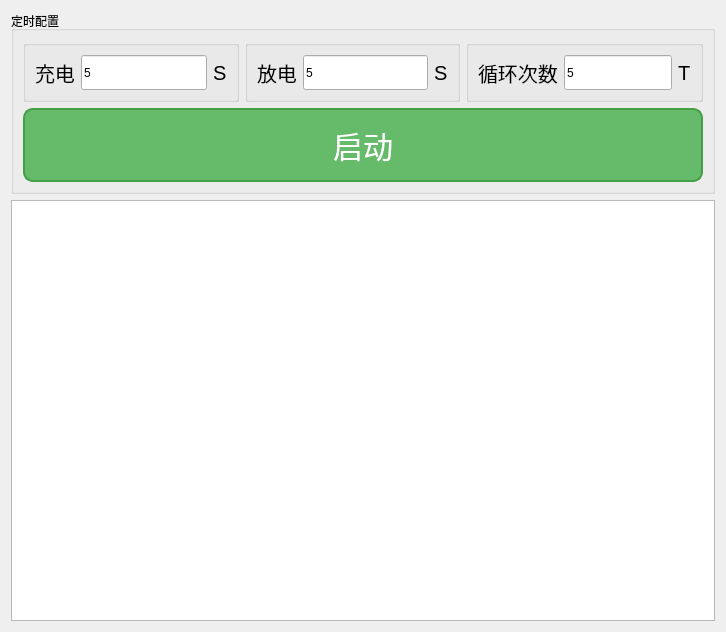
<?xml version="1.0" encoding="UTF-8"?>
<ui version="4.0">
 <class>TFormCDTest</class>
 <widget class="QWidget" name="TFormCDTest">
  <property name="geometry">
   <rect>
    <x>0</x>
    <y>0</y>
    <width>726</width>
    <height>632</height>
   </rect>
  </property>
  <property name="windowTitle">
   <string>定时充放电</string>
  </property>
  <layout class="QVBoxLayout" name="verticalLayout_2">
   <item>
    <widget class="QGroupBox" name="groupBox">
     <property name="title">
      <string>定时配置</string>
     </property>
     <layout class="QVBoxLayout" name="verticalLayout">
      <item>
       <layout class="QHBoxLayout" name="horizontalLayout_4">
        <item>
         <widget class="QGroupBox" name="groupBox_2">
          <property name="title">
           <string/>
          </property>
          <layout class="QHBoxLayout" name="horizontalLayout">
           <item>
            <widget class="QLabel" name="label">
             <property name="font">
              <font>
               <pointsize>15</pointsize>
              </font>
             </property>
             <property name="text">
              <string>充电</string>
             </property>
            </widget>
           </item>
           <item>
            <widget class="QLineEdit" name="lineEdit">
             <property name="minimumSize">
              <size>
               <width>0</width>
               <height>35</height>
              </size>
             </property>
             <property name="text">
              <string>5</string>
             </property>
            </widget>
           </item>
           <item>
            <widget class="QLabel" name="label_2">
             <property name="font">
              <font>
               <pointsize>15</pointsize>
              </font>
             </property>
             <property name="text">
              <string>S</string>
             </property>
            </widget>
           </item>
          </layout>
         </widget>
        </item>
        <item>
         <widget class="QGroupBox" name="groupBox_3">
          <property name="title">
           <string/>
          </property>
          <layout class="QHBoxLayout" name="horizontalLayout_2">
           <item>
            <widget class="QLabel" name="label_3">
             <property name="font">
              <font>
               <pointsize>15</pointsize>
              </font>
             </property>
             <property name="text">
              <string>放电</string>
             </property>
            </widget>
           </item>
           <item>
            <widget class="QLineEdit" name="lineEdit_2">
             <property name="minimumSize">
              <size>
               <width>0</width>
               <height>35</height>
              </size>
             </property>
             <property name="text">
              <string>5</string>
             </property>
            </widget>
           </item>
           <item>
            <widget class="QLabel" name="label_4">
             <property name="font">
              <font>
               <pointsize>15</pointsize>
              </font>
             </property>
             <property name="text">
              <string>S</string>
             </property>
            </widget>
           </item>
          </layout>
         </widget>
        </item>
        <item>
         <widget class="QGroupBox" name="groupBox_4">
          <property name="title">
           <string/>
          </property>
          <layout class="QHBoxLayout" name="horizontalLayout_3">
           <item>
            <widget class="QLabel" name="label_5">
             <property name="font">
              <font>
               <pointsize>15</pointsize>
              </font>
             </property>
             <property name="text">
              <string>循环次数</string>
             </property>
            </widget>
           </item>
           <item>
            <widget class="QLineEdit" name="lineEdit_3">
             <property name="minimumSize">
              <size>
               <width>0</width>
               <height>35</height>
              </size>
             </property>
             <property name="text">
              <string>5</string>
             </property>
            </widget>
           </item>
           <item>
            <widget class="QLabel" name="label_6">
             <property name="font">
              <font>
               <pointsize>15</pointsize>
              </font>
             </property>
             <property name="text">
              <string>T</string>
             </property>
            </widget>
           </item>
          </layout>
         </widget>
        </item>
       </layout>
      </item>
      <item>
       <widget class="QPushButton" name="pushButton">
        <property name="styleSheet">
         <string notr="true">QPushButton {
    background-color: #66BB6A; /* 更淡的绿色 */
    border: 2px solid #43A047;
    color: white;
    font-size: 30px;
    padding: 10px;
    border-radius: 10px;
    width: 100px;
    height: 50px;
    text-align: center;
}
QPushButton:hover {
    background-color: #5AAE5E;
    border: 2px solid #388E3C;
}
QPushButton:pressed {
    background-color: #4CAF50;
    border: 2px solid #2C6E2E;
}
QPushButton:checked {
    background-color: #4CAF50; /* 不再用过深绿色 */
    border: 2px solid #2E7D32;
    color: #E8F5E9;
    box-shadow: 0 0 8px rgba(76, 175, 80, 0.6);
    font-weight: bold;
}</string>
        </property>
        <property name="text">
         <string>启动</string>
        </property>
       </widget>
      </item>
     </layout>
    </widget>
   </item>
   <item>
    <widget class="QPlainTextEdit" name="plainTextEdit"/>
   </item>
  </layout>
 </widget>
 <resources/>
 <connections/>
</ui>
